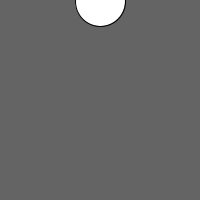
Frame 1 (no input)
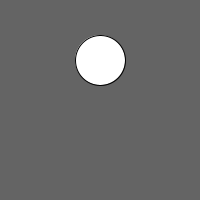
Frame 60 (the mouse pressed at the canvas centre just before this capture)
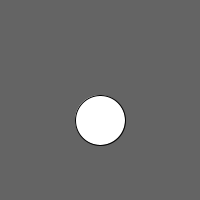
Frame 120 (the mouse held since frame 60 and released just before this capture)

The Processing sketch that drew these frames (run headless with seeded random() and noise(); from frame 60 on, the mouse is pressed at the canvas centre):

// Processing sketch: Demo_Ball_Animation
// ── Demo_Ball_Animation.pde
// Setup Sketch window and settings
void setup() {
  size(200, 200);
  background(100);
  frameRate(60);
}

int y = 0;
// Code that repeats over and over
void draw() {
  // Draw a frame
  background(100);
  y = y + 1; 
  println(y);
  ellipse(100, y, 50, 50);
}
